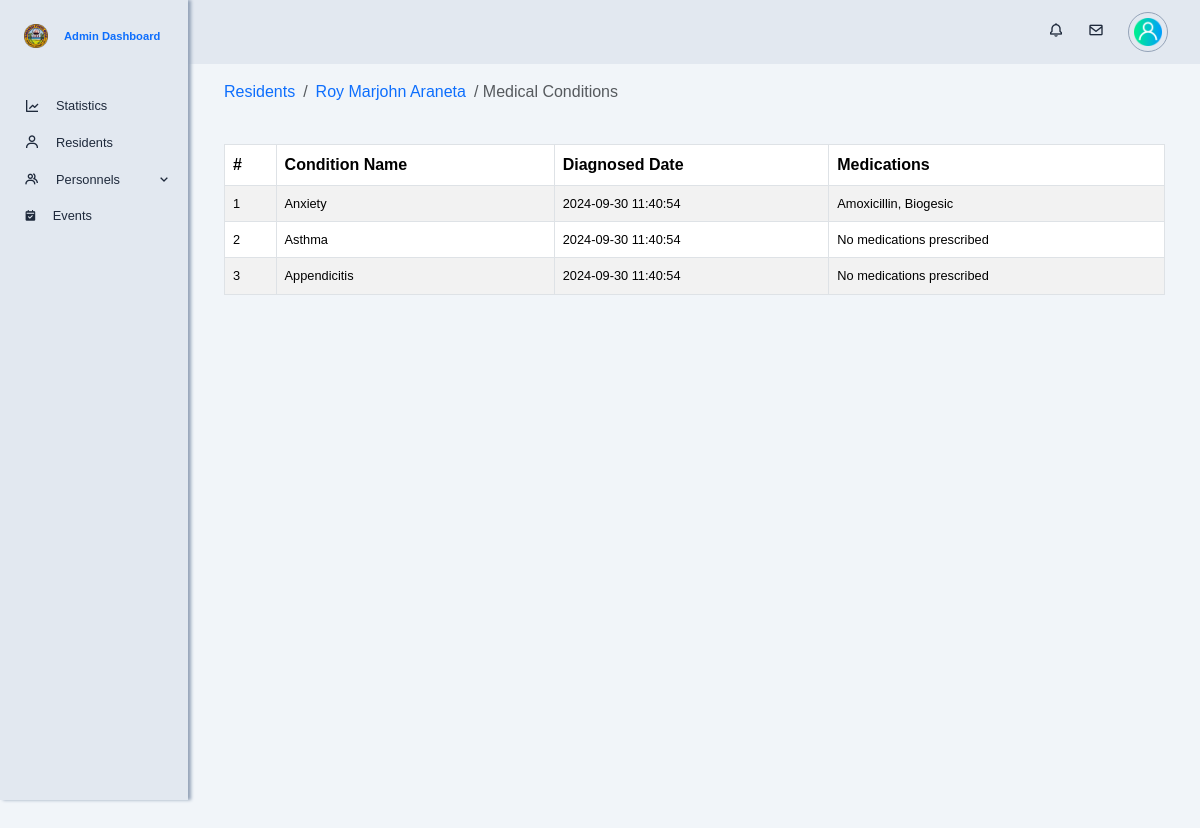
The page /app/views/admin/resident_medical_conditions.php?resident_id=4 on the database its author committed.
### tables this page shows
CREATE TABLE `residents` (
  `resident_id` int(10) NOT NULL,
  `account_id` int(10) NOT NULL,
  `personal_info_id` int(10) NOT NULL,
  `isValidResident` tinyint(1) NOT NULL
);

CREATE TABLE `personal_information` (
  `personal_info_id` int(10) NOT NULL,
  `lastname` varchar(255) NOT NULL,
  `firstname` varchar(255) NOT NULL,
  `middlename` varchar(255) NOT NULL,
  `date_of_birth` date DEFAULT NULL,
  `civil_status` enum('Single','Married','Widowed','Legally Separated') DEFAULT NULL,
  `educational_attainment` enum('Elementary Graduate','Elementary Undergraduate','Highschool Graduate','Highschool Undergraduate','College Graduate','College Undergraduate') DEFAULT NULL,
  `occupation` varchar(255) DEFAULT NULL,
  `religion` varchar(100) DEFAULT NULL,
  `citizenship` varchar(100) DEFAULT NULL,
  `address_id` int(10) NOT NULL,
  `sex` enum('male','female') NOT NULL,
  `phone_number` varchar(20) DEFAULT NULL,
  `email` varchar(255) DEFAULT NULL,
  `id_picture` varchar(255) DEFAULT NULL,
  `created_at` datetime NOT NULL DEFAULT current_timestamp(),
  `updated_at` datetime NOT NULL DEFAULT current_timestamp()
);

CREATE TABLE `residents_medical_condition` (
  `rmc_id` int(10) NOT NULL,
  `resident_id` int(10) NOT NULL,
  `medical_conditions_id` int(10) NOT NULL,
  `diagnosed_date` datetime NOT NULL DEFAULT current_timestamp(),
  `created_at` datetime NOT NULL DEFAULT current_timestamp()
);

CREATE TABLE `medical_conditions` (
  `medical_conditions_id` int(10) NOT NULL,
  `condition_name` varchar(255) NOT NULL
);

### app/models/get_resident_by_id.php (called while the page is built)
<?php
function getResidentById($conn, $residentId) {
    $sql = "SELECT
                a.*,
                r.*,
                pi.*
            FROM
                residents r
            JOIN
                personal_information pi ON r.personal_info_id = pi.personal_info_id
            JOIN
                accounts a ON r.account_id = a.account_id
            WHERE
                r.resident_id = ?";
    if ($stmt = $conn->prepare($sql)) {
        $stmt->bind_param("i", $residentId);
        $stmt->execute();
        $result = $stmt->get_result();
        $residentDetails = $result->fetch_assoc();
        return $residentDetails;
    } else {
        return null;
    }
}
?>

### app/models/get_resident_medical_conditions.php (called while the page is built)
<?php
function getResidentMedicalConditions($conn, $resident_id) {
    $sql = "
        SELECT mc.condition_name, rmc.rmc_id, rmc.diagnosed_date,
               GROUP_CONCAT(DISTINCT m.name SEPARATOR ', ') AS medicines
        FROM residents_medical_condition rmc
        INNER JOIN medical_conditions mc ON rmc.medical_conditions_id = mc.medical_conditions_id
        LEFT JOIN conditions_prescriptions cp ON cp.resident_condition_id = rmc.rmc_id
        LEFT JOIN medicines m ON cp.medicine_id = m.medicine_id
        WHERE rmc.resident_id = ?
        GROUP BY rmc.rmc_id
        ORDER BY rmc.diagnosed_date";
    $stmt = $conn->prepare($sql);
    $stmt->bind_param("i", $resident_id);
    $stmt->execute();
    $result = $stmt->get_result();
    $medical_conditions = $result->fetch_all(MYSQLI_ASSOC);
    return $medical_conditions;
}
?>

### app/views/admin/resident_medical_conditions.php (the view, shortened to what this page needs)
<?php
require './config/db_config.php';
require './app/models/get_resident_by_id.php';
require './app/models/get_resident_medical_conditions.php';
$resident_id = isset($_GET['resident_id']) ? intval($_GET['resident_id']) : null;
if ($resident_id) {
    $medical_conditions = getResidentMedicalConditions($conn, $resident_id);
}
$resident_details = getResidentById($conn, $resident_id);
?>
<!DOCTYPE html>
<html lang="en">
<head>
    <?php require './app/views/globals/head.php'; ?>
    <link rel="stylesheet" href="./public/css/admin-resident-details.css">
</head>
<body id="body-pd">
    <?php require 'partials/top_navigation.php'; ?>
    <?php require 'partials/sidebar.php'; ?>
    <div class="height-100 main-content">
        <div class="row mb-4">
            <div class="col-md-12">
                <nav aria-label="breadcrumb">
                    <ol class="breadcrumb">
                        <li class="breadcrumb-item"><a href="admin-residents">Residents</a></li>
                        <li class="breadcrumb-item">
                            <a href="admin-residents?resident_id=<?php echo $resident_id; ?>">
                                <?php echo htmlspecialchars($resident_details['firstname'] . ' ' . $resident_details['lastname']); ?>
                            </a>
                        </li>
                        <li class="breadcrumb-item active" aria-current="page"> / Medical Conditions</li>
                    </ol>
                </nav>
            </div>
        </div>
        <div class="row mb-4">
            <div class="col-md-12">
                <table class="table table-bordered table-striped">
                    <thead class="thead-dark">
                        <tr>
                            <th>#</th>
                            <th>Condition Name</th>
                            <th>Diagnosed Date</th>
                            <th>Medications</th>
                        </tr>
                    </thead>
                    <tbody>
                        <?php if (!empty($medical_conditions)) : ?>
                            <?php foreach ($medical_conditions as $index => $condition) : ?>
                                <tr>
                                    <td><?php echo $index + 1; ?></td>
                                    <td><?php echo htmlspecialchars($condition['condition_name']); ?></td>
                                    <td><?php echo htmlspecialchars($condition['diagnosed_date']); ?></td>
                                    <td>
                                        <?php
                                            echo !empty($condition['medicines']) ? htmlspecialchars($condition['medicines']) : 'No medications prescribed';
                                        ?>
                                    </td>
                                </tr>
                            <?php endforeach; ?>
                        <?php else : ?>
                            <tr>
                                <td colspan="4" class="text-center">No medical conditions found for this resident.</td>
                            </tr>
                        <?php endif; ?>
                    </tbody>
                </table>
            </div>
        </div>
    </div>
</body>
</html>

### public/css/admin-resident-details.css (style rules this page uses)
:root { --header-height: 3rem; --nav-width: 2rem; --first-color: #f1f5f9; --first-color-light: #f0fdf4; --black-color: #1e293b; --body-font: 'Poppins', sans-serif; --normal-font-size: 1rem; --z-fixed: 100; }
body { position: relative; margin: var(--header-height) 0 0 0; padding: 0 1rem; font-family: var(--body-font); font-size: var(--normal-font-size); background-color: #f1f5f9; color: #1e293b; }
a { text-decoration: none; }
.active { color: #16a34a; }
.active::before { content: ''; position: absolute; left: 0; width: 0.2rem; height: 1.5rem; background-color: #16a34a; }
.height-100 { height: 100vh; }
@media screen and (min-width: 768px) { body { margin: calc(var(--header-height) + 1rem) 0 0 0; padding-left: calc(var(--nav-width) + 2rem); } }
@media screen and (min-width: 768px) { td { font-size: 0.8rem; } }
.main-content { margin: 5rem auto; z-index: var(--z-fixed); padding-left: 10rem; padding-right: 1.2rem; }

### rows shown on the page
residents: personal_info.lastname "Roy Marjohn Araneta"
residents_medical_condition: medical_conditions.condition_name "Anxiety", diagnosed_date "2024-09-30 11:40:54", medicines "Amoxicillin, Biogesic"
residents_medical_condition: medical_conditions.condition_name "Asthma", diagnosed_date "2024-09-30 11:40:54", shows "No medications prescribed"
residents_medical_condition: medical_conditions.condition_name "Appendicitis", diagnosed_date "2024-09-30 11:40:54", shows "No medications prescribed"
